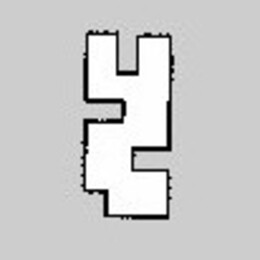
#> input picture SLAM to Lines/SLAM_to_Lines/slam_map.png, 260 x 260 px, found by its file name
$ python SLAM_to_Lines.py
#> lines starting #> are read from the running program, lines starting #| are printed output that depends on the picture; after the words box and inside, x2 and y2 are one past the last pixel; in counts of white or black regions, pixels touching at a corner belong together
#> further down, map_image is the input picture: shape (260, 260); min 0, max 255, mean 204.1
import numpy as np
import cv2

def extract_obstacles_from_slam_map(map_image, threshold=127):
    """
    Extracts static obstacles from a SLAM map and returns them as line segments.

    Parameters:
    - map_image: The input map in grayscale where obstacles are represented (e.g., black for obstacles, white for free space).
    - threshold: Pixel intensity threshold to differentiate between obstacles and free space.

    Returns:
    - line_segments: A list of tuples representing the line segments in the form [((start_x, start_y), (end_x, end_y)), ...]
    """
#> called with threshold = 127

    # Apply threshold to extract obstacle areas (assumes binary or grayscale map)
    _, binary_map = cv2.threshold(map_image, threshold, 255, cv2.THRESH_BINARY_INV)
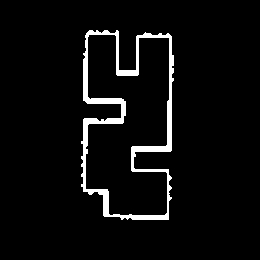
#> binary_map: shape (260, 260); 4.7% white; 1 white region

    # Detect contours which represent boundaries of obstacles
    contours, _ = cv2.findContours(binary_map, cv2.RETR_EXTERNAL, cv2.CHAIN_APPROX_SIMPLE)
#> contours = 1 contour; box (x1, y1, x2, y2) and area: (81, 30, 174, 220) 13751

    line_segments = []

    # Loop through each detected contour and approximate line segments
    for contour in contours:
        # Approximate the contour with a polyline (line segments)
        epsilon = 0.01 * cv2.arcLength(contour, True)
        approx_poly = cv2.approxPolyDP(contour, epsilon, True)

        # Convert polyline into start and end points of each line segment
        for i in range(len(approx_poly)):
            start_point = tuple(approx_poly[i][0])
            end_point = tuple(approx_poly[(i + 1) % len(approx_poly)][0])  # Next point in the polyline
            line_segments.append((start_point, end_point))
#> this loop made 1 pass
#> epsilon on pass 1: 8.13
#> after the loop, line_segments = 18 items

    return line_segments


# Example usage:
if __name__ == "__main__":
    # Load SLAM map (grayscale image with obstacles in black and free space in white)
    map_image = cv2.imread("slam_map.png", cv2.IMREAD_GRAYSCALE)

    # Extract static obstacles as line segments
    obstacles = extract_obstacles_from_slam_map(map_image)
#> obstacles = 18 items

    # Print the line segments
    for line in obstacles:
        print(f"Line segment: Start {line[0]}, End {line[1]}")
#> this loop made 18 passes
#> line on passes 1 to 12: ((89, 30), (83, 100)), ((83, 100), (120, 103)), ((120, 103), (121, 117)), ((121, 117), (83, 119)), ((83, 119), (83, 191)), ((83, 191), (103, 195)), ((103, 195), (104, 216)), ((104, 216), (168, 219)), ((168, 219), (168, 169)), ((168, 169), (135, 169)), ((135, 169), (133, 157)), ((133, 157), (171, 150))
#| Line segment: Start (89, 30), End (83, 100)
#| Line segment: Start (83, 100), End (120, 103)
#| Line segment: Start (120, 103), End (121, 117)
#| Line segment: Start (121, 117), End (83, 119)
#| Line segment: Start (83, 119), End (83, 191)
#| Line segment: Start (83, 191), End (103, 195)
#| Line segment: Start (103, 195), End (104, 216)
#| Line segment: Start (104, 216), End (168, 219)
#> (further printed lines are left out)

$ run again, with SLAM to Lines/SLAM_to_Lines/map.png copied over SLAM to Lines/SLAM_to_Lines/slam_map.png
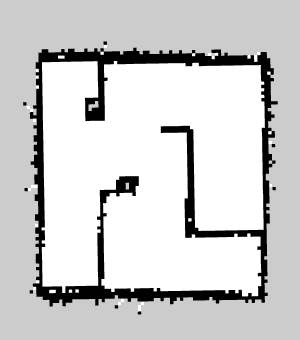
#> input picture SLAM to Lines/SLAM_to_Lines/map.png, 300 x 340 px, found by its file name
#> map_image is the input picture: shape (340, 300); min 0, max 255, mean 205.1
#> in extract_obstacles_from_slam_map, `_, binary_map = cv2.threshold(map_image, threshold, 255, cv2.THRESH_BI..`:
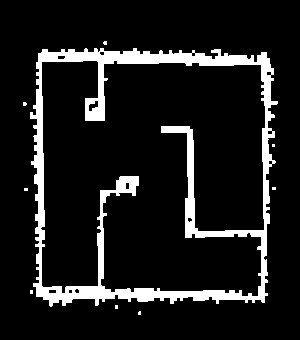
#> binary_map: shape (340, 300); 11.1% white; 9 white regions (8 under 20 px)
#> contours = 9 contours, 8 with area under 20; largest, box (x1, y1, x2, y2) and area: (30, 48, 278, 307) 57148
#> the loop in extract_obstacles_from_slam_map, `for contour in contours:` made 9 passes
#> (epsilon, approx_poly) on passes 2, 3, 4, 5, 6, 8: (0.1, [[115, 305], [115, 308], [117, 308], [117, 305]]), (0.1, [[30, 290], [30, 293], [32, 293], [32, 290]]), (0.1, [[24, 188], [24, 190], [27, 190], [27, 188]]), (0.1, [[272, 187], [272, 189], [275, 189], [275, 187]]), (0.08, [[272, 144], [272, 146], [274, 146], [274, 144]]), (14.03, [[42, 49], [36, 296], [264, 302], [266, 52]])
#> after the loop in extract_obstacles_from_slam_map, `for contour in contours:`: line_segments = 41 items
#> the loop `for line in obstacles:` made 41 passes
#> line on passes 1 to 8: ((140, 311), (139, 311)), ((139, 311), (138, 312)), ((138, 312), (138, 314)), ((138, 314), (140, 314)), ((140, 314), (140, 311)), ((115, 305), (115, 308)), ((115, 308), (117, 308)), ((117, 308), (117, 305))
#> (printed output is left out)
